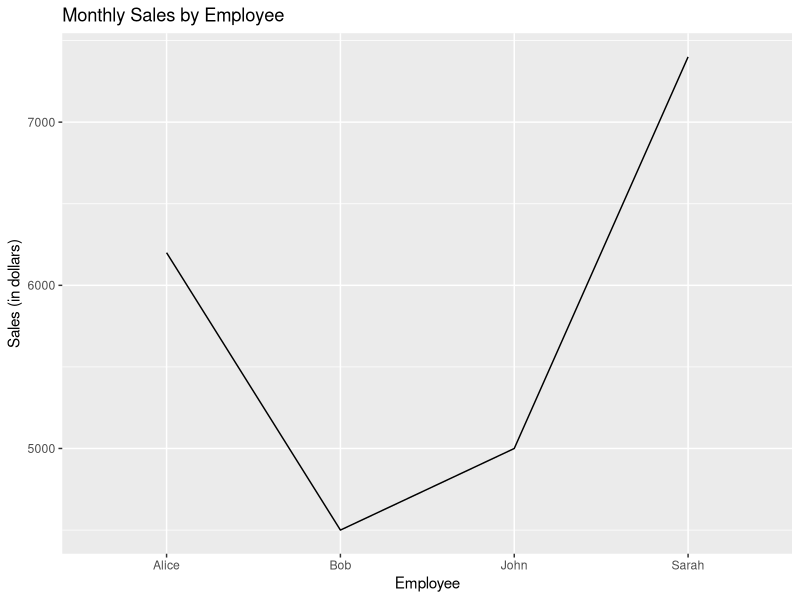
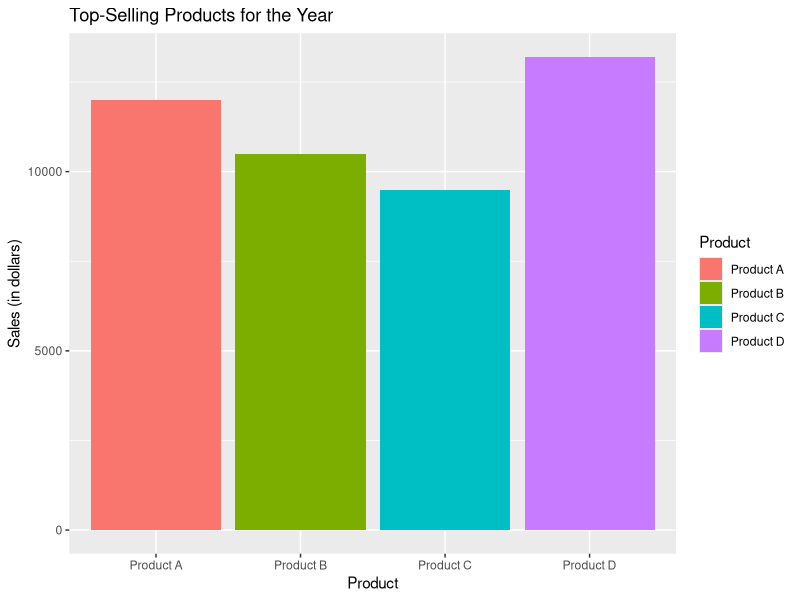
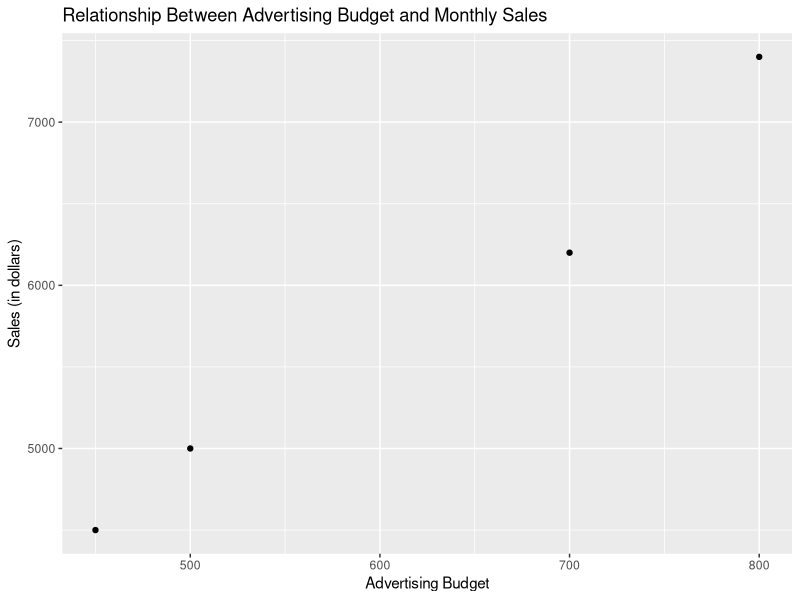

Write the R code that produced these figures, in order.
# Assuming you have a data frame named 'monthly_sales_data' with columns 'Employee' and 'Sales'
monthly_sales_data <- data.frame(
  Employee = c("John", "Alice", "Bob", "Sarah"),
  Sales = c(5000, 6200, 4500, 7400)
)

# Install and load necessary library (if not installed)
# install.packages("ggplot2")
library(ggplot2)

# Line chart to visualize monthly sales
line_chart_monthly_sales <- ggplot(monthly_sales_data, aes(x = Employee, y = Sales, group = 1)) +
  geom_line() +
  labs(title = "Monthly Sales by Employee",
       x = "Employee", y = "Sales (in dollars)")

# Display the chart
print(line_chart_monthly_sales)
# Assuming you have a data frame named 'top_selling_products_data' with columns 'Product' and 'Sales'
top_selling_products_data <- data.frame(
  Product = c("Product A", "Product B", "Product C", "Product D"),
  Sales = c(12000, 10500, 9500, 13200)
)

# Install and load necessary library (if not installed)
# install.packages("ggplot2")
library(ggplot2)

# Bar chart to display top-selling products for the year
bar_chart_top_selling_products <- ggplot(top_selling_products_data, aes(x = Product, y = Sales, fill = Product)) +
  geom_bar(stat = "identity") +
  labs(title = "Top-Selling Products for the Year",
       x = "Product", y = "Sales (in dollars)", fill = "Product")

# Display the chart
print(bar_chart_top_selling_products)
# Assuming you have a data frame named 'advertising_sales_data' with columns 'Advertising_Budget' and 'Sales'
advertising_sales_data <- data.frame(
  Advertising_Budget = c(500, 700, 450, 800),
  Sales = c(5000, 6200, 4500, 7400)
)

# Install and load necessary library (if not installed)
# install.packages("ggplot2")
library(ggplot2)

# Scatter plot to explore the relationship between advertising budget and monthly sales
scatter_plot_advertising_sales <- ggplot(advertising_sales_data, aes(x = Advertising_Budget, y = Sales)) +
  geom_point() +
  labs(title = "Relationship Between Advertising Budget and Monthly Sales",
       x = "Advertising Budget", y = "Sales (in dollars)")

# Display the chart
print(scatter_plot_advertising_sales)
